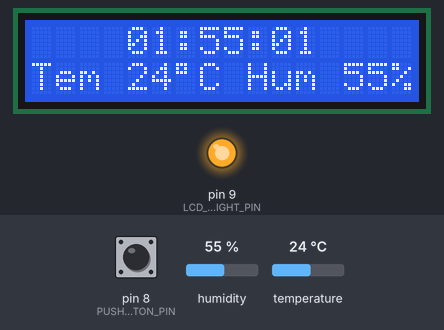
Recording of a sketch running on a simulated Arduino Uno, built with avr-gcc and run on an emulated ATmega328P. On the bench: 16×2 character LCD, output pins drawn as LEDs (lit = HIGH). The inputs (shaded band) are chosen by the test bench; at power-on: pin 8 (PUSH_BUTTON_PIN) HIGH, humidity 55 %, temperature 24 °C.

Above: at 1.6 s.
1.7 s: pin 8 (PUSH_BUTTON_PIN) pulled LOW for 0.15 s
At 2.7 s:
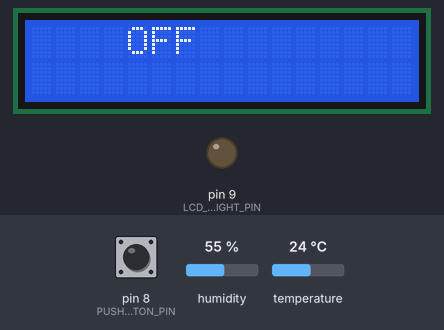
3.3 s: pin 8 (PUSH_BUTTON_PIN) pulled LOW for 1 s
At 4.8 s:
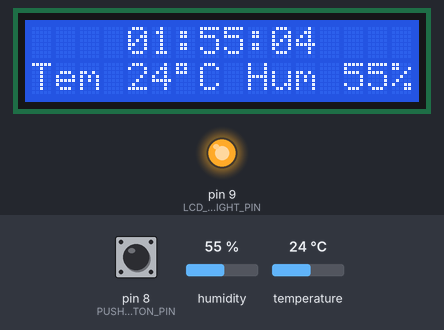
5.8 s: pin 8 (PUSH_BUTTON_PIN) pulled LOW for 3.2 s
At 6.9 s:
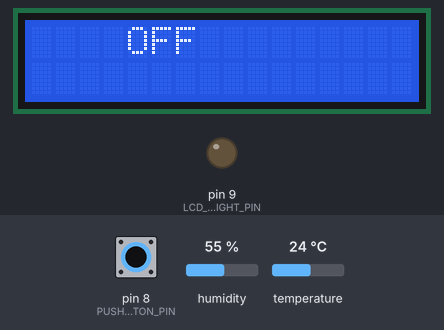
Timing chart, 0 to 8.8 s (numbered marks = the images above; inputs shaded):
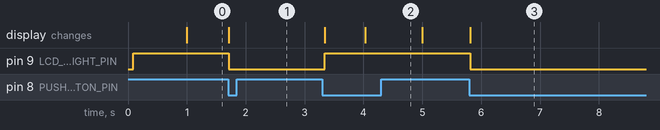

Measured:
- after the input at 1.7 s, pin 9 (LCD_BACKLIGHT_PIN): HIGH → LOW at once; the display: changes at once (image 1)
- after the input at 3.3 s, pin 9 (LCD_BACKLIGHT_PIN): LOW → HIGH at once; the display: first changes at once (image 2 shows a later state)
- after the input at 5.8 s, pin 9 (LCD_BACKLIGHT_PIN): HIGH → LOW at once; the display: changes at once (image 3)

The sketch:

sketch_may27d.ino
```cpp
/*
 * Author: SMRAZA KEEN
 * Date:2016/6/29
 * IDE V1.6.9
 * Email:TechnicSmraza@outlook.com
 * Function:
 */
// initialize the library with the numbers of the interface pins
#include <LiquidCrystal.h>
#include <dht11.h>
//LiquidCrystal lcd(7, 8, 9, 10, 11, 12);
LiquidCrystal lcd(12, 11, 5, 4, 3, 2);
dht11 DHT;
const int DHT_PIN = 6;
const int LCD_BACKLIGHT_PIN = 9;
const int PUSH_BUTTON_PIN = 8;
const int INTERVAL_SECOND = 1000;
const int INTERVAL_UPDATE = 4000;
const int INTERVAL_BUTTON_BOUNCE = 20;
unsigned long previousMillis[2] = {0, 0};
unsigned long previousTimeInMillies[1] = {0};

bool buttonDown = false;

int state = 1;

int hr, minute, sec;

void setup()
{
  pinMode(PUSH_BUTTON_PIN, INPUT_PULLUP);
  pinMode(LCD_BACKLIGHT_PIN, OUTPUT);

  hr = 1;
  minute = 55;
  sec = 0;

  // set up the LCD's number of columns and rows:
  lcd.begin(16,2);

  // Print a message to the LCD.
  displayTime();
  displayTemperatureLabels();
  displayTemperature();

  // Set lcd backlight on
  digitalWrite(LCD_BACKLIGHT_PIN, HIGH);
}

void displayTemperatureLabels(){
  //lcd.setCursor(0,0);  //Display position

  lcd.setCursor(0,1);  //Display position
  lcd.print("Tem      Hum");

}

void displayTime(){
  lcd.setCursor(4, 0);
  if(hr < 10) lcd.print("0");
  lcd.print(hr);
  lcd.print(":");
  if(minute < 10) lcd.print("0");
  lcd.print(minute);
  lcd.print(":");
  if(sec < 10) lcd.print("0");
  lcd.print(sec);

}

void displayTemperature(){
  DHT.read(DHT_PIN);
  int temp=DHT.temperature;
  int hum=DHT.humidity;
  lcd.setCursor(4,1);
  lcd.print(temp);
  lcd.write(0xDF);
  lcd.print("C");

  lcd.setCursor(13,1) ;
  lcd.print(hum);
  lcd.print('%');
}

void loop()
{
  unsigned long currentMillis = millis();

  // Button Trigger
  if(currentMillis - previousMillis[1] >= INTERVAL_BUTTON_BOUNCE){
    previousMillis[1] = currentMillis;
    if(digitalRead(PUSH_BUTTON_PIN) == LOW){
      if(buttonDown == false){
        buttonDown = true;
        state = state ^ 1;

        lcd.clear();
        if(state == 0){
          lcd.setCursor(4,0);
          lcd.print("OFF");
          digitalWrite(LCD_BACKLIGHT_PIN, LOW);
        }
        else{
          displayTime();
          displayTemperatureLabels();
          displayTemperature();
          digitalWrite(LCD_BACKLIGHT_PIN, HIGH);
        }

      }

    }
    else if(buttonDown){
      buttonDown = false;
    }
  }


  if(currentMillis - previousMillis[0] >= INTERVAL_UPDATE && state == 1){
    previousMillis[0] = currentMillis;
    displayTemperature();

  }

  if(currentMillis - previousTimeInMillies[0] >= INTERVAL_SECOND){
   previousTimeInMillies[0] = currentMillis;
   sec = ++sec % 60;
   if(sec == 0){
    minute = ++minute % 60;
    if(minute == 0){
      hr = ++hr % 24;
    }
   }
   if(state == 1) displayTime();
  }

//  delay(1000);
}
```
